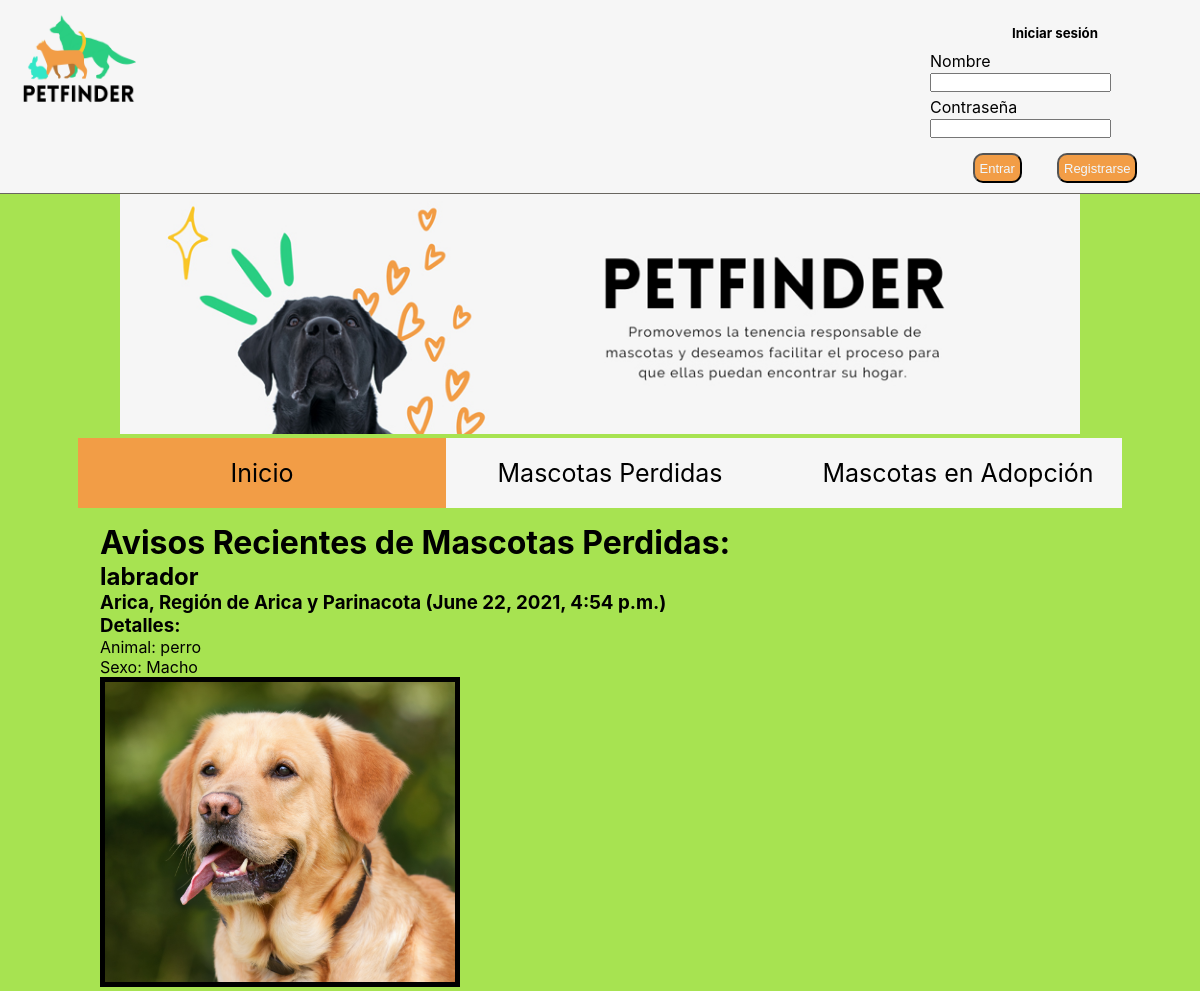
The page /inicio/ on the database its author committed.
### Avisos/models.py (models this page shows)
class Aviso(models.Model):
    Id = models.BigAutoField(primary_key=True)
    Motivo = models.CharField(max_length=15)
    Titulo = models.CharField(max_length=30)
    Comuna = models.CharField(max_length=30)
    Region = models.CharField(max_length=40)
    Fecha = models.DateTimeField(default=datetime.now())
    Tipo_Animal = models.CharField(max_length=40)
    Sexo = models.CharField(max_length=15)
    Nombre_De_Usuario = models.ForeignKey(User, on_delete=models.DO_NOTHING)
    Descripcion = models.CharField(max_length=250, blank=True)
    Foto = models.ImageField(upload_to="images/")
    Estado_del_Aviso = models.BooleanField(default=False)

### Avisos/views.py (the view, shortened to what this page needs)
# urls.py: path('inicio/', inicio, name='inicio'),
def inicio(request):
    last = Aviso.objects.order_by('-Fecha')[:6]
    if request.user.is_authenticated:
        if request.method == 'GET':
             return render(request,"Inicio.html",{'last':last})
        if request.method == 'POST':
            region = request.POST['region']
            comuna = request.POST['comuna']
            Tipo_Animal = request.POST['tipo-mascota']
            sexo = request.POST['sexo-mascota']
            foto = request.FILES['foto-mascota']
            motivo = request.POST['tipo-pub']
            titulo = request.POST['title']
            comentario = request.POST['comentarios']
            aviso = Aviso.objects.create(Motivo=motivo, Titulo=titulo,Comuna=comuna, Region=region, Tipo_Animal=Tipo_Animal,
            Sexo=sexo, Nombre_De_Usuario=request.user, Descripcion=comentario, Foto=foto)
        return HttpResponseRedirect('/inicio')
    else:
        if request.method == 'GET':
             return render(request,"Inicio.html",{'last':last})

### Avisos/templates/Inicio.html (shortened to what this page needs)
<!DOCTYPE html>
<html lang=es>
<head>
    {% load static %}
    <link rel="stylesheet" href="{% static 'styles/basic.css' %}">
    <link rel="stylesheet" href="{% static 'styles/form.css' %}">
    <link rel="stylesheet" href="{% static 'styles/inicio.css' %}">
</head>
<body>
    {% include "superior.html"%}
    <div>
        <ul id="barra">
            <li><a class="link orange" href="{% url 'inicio' %}">Inicio</a> </li>
            <li><a class="link" href="{% url 'mascotas_perdidas' %}">Mascotas Perdidas</a> </li>
            <li onclick="abrir('modalDisclaimer')"><span class="false-link">Mascotas en Adopción</span></li>
        </ul>
    </div>
    <div class=bloque_principal>
        <div class=bloque_izq>
            <h1> Avisos Recientes de Mascotas Perdidas: </h1>
            {% block content %}
            {% for aviso in last%}
            <h2>{{aviso.Titulo}}</h2>
            <h3>{{aviso.Comuna}}, {{aviso.Region}} ({{aviso.Fecha}})</h3>
            <h3>Detalles:</h3>
            <p>Animal: {{aviso.Tipo_Animal}}</p>
            <p>Sexo: {{aviso.Sexo}}</p>
            <img class="aviso-foto" src="{{aviso.Foto.url}}" alt="">
            {% endfor %}
            {% endblock %}
        </div>
    </div>
</body>
</html>

### Avisos/static/styles/basic.css (style rules this page uses)
* { z-index: 0; margin: 0; padding: 0; }
body { background-color: #A7E351; margin:0; font-family: -apple-system, BlinkMacSystemFont, Segoe UI, Helvetica, Arial, sans-serif, Apple Color Emoji, Segoe UI Emoji; margin: 0; }

### Avisos/static/styles/inicio.css (style rules this page uses)
.bloque_principal { background-color: #f6f6f6; margin-left: 100px; margin-right: 100px; margin-top: 15px; }
.bloque_izq { float: left; width: 70%; }
.aviso-foto { width: 50% !important; height: 25vw; object-fit: cover; border: 5px solid black; }

### Avisos/static/styles/superior.css (style rules this page uses)
body { background-color: #A7E351; margin:0; font-family: -apple-system, BlinkMacSystemFont, Segoe UI, Helvetica, Arial, sans-serif, Apple Color Emoji, Segoe UI Emoji; margin: 0; }
.link { float: right; text-align: center; padding: 40px 25px; text-decoration: none; font-size: 17px; color: black; margin: auto 0; }
#barra { width: 87vw; list-style: none; overflow: hidden; background-color: #f6f6f6; margin: auto; display: flex; margin-bottom: 10px; }
#barra li { width: 29vw; }
#barra li a { width: 100%; float: left; text-align: center; padding: 20px 10px; text-decoration: none; font-size: 25px; color: black; }
.orange { background: #f29d46; }
.false-link { width: 100%; float: left; text-align: center; padding: 20px 10px; text-decoration: none; font-size: 25px; color: black; }

### rows shown on the page
Aviso: Titulo "labrador", Comuna "Arica", Region "Región de Arica y Parinacota", Fecha "June 22, 2021, 4:54 p.m.", Tipo_Animal "perro", Sexo "Macho", Foto (picture)
